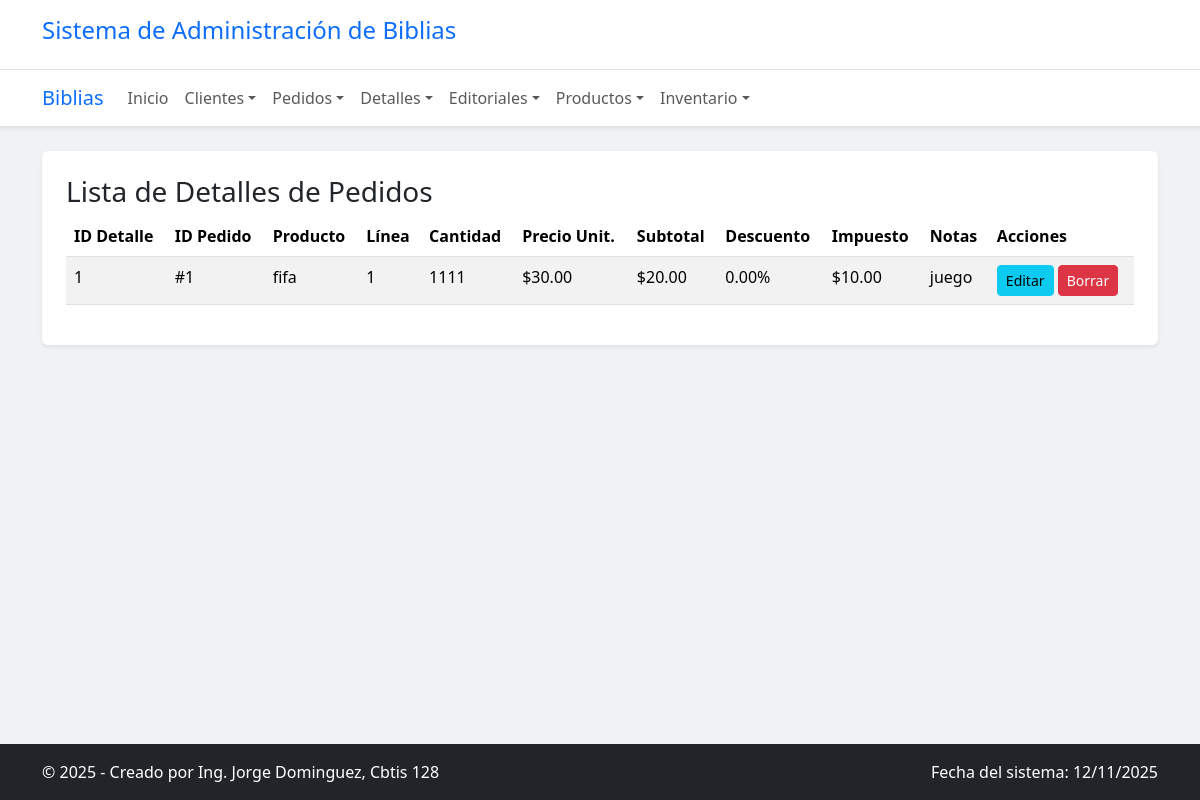
The page /detalles/ on the database its author committed.
### app_Biblia/models.py (models this page shows, shortened)
class DetallePedido(models.Model):
    cantidad = models.PositiveIntegerField(default=1)
    precio_venta_unitario = models.DecimalField(max_digits=10, decimal_places=2)
    subtotal_detalle = models.DecimalField(max_digits=10, decimal_places=2)
    porcentaje_descuento = models.DecimalField(max_digits=5, decimal_places=2, default=0)
    impuesto_detalle = models.DecimalField(max_digits=10, decimal_places=2, default=0)
    notas_item = models.CharField(max_length=255, blank=True, null=True)
    numero_linea = models.PositiveIntegerField()
    pedido = models.ForeignKey(
        Pedido,
        on_delete=models.CASCADE,
        related_name="detalles"
    )
    producto = models.ForeignKey(
        ProductosGlobal,
        on_delete=models.SET_NULL,
        null=True
    )
    class Meta:
        verbose_name_plural = "Detalles de Pedido"
        ordering = ['pedido', 'numero_linea']

class Pedido(models.Model):
    fecha_hora = models.DateTimeField(auto_now_add=True)
    total_neto = models.DecimalField(max_digits=10, decimal_places=2, default=0)
    metodo_pago = models.CharField(max_length=50)
    estado_pedido = models.CharField(max_length=50, default='Pendiente')
    impuesto_total = models.DecimalField(max_digits=10, decimal_places=2, default=0)
    costo_envio = models.DecimalField(max_digits=10, decimal_places=2, default=0)
    direccion_envio = models.CharField(max_length=255)
    cliente = models.ForeignKey(
        ClienteGlobal,
        on_delete=models.CASCADE,
        related_name="pedidos"
    )

class ProductosGlobal(models.Model):
    isbo = models.CharField(max_length=20, unique=True)
    nombre = models.CharField(max_length=255)
    idioma = models.CharField(max_length=50)
    precio_base_usd = models.DecimalField(max_digits=10, decimal_places=2)
    tipo_producto = models.CharField(max_length=100)
    editorial = models.ForeignKey(
        EditorialProveedor,
        on_delete=models.SET_NULL,
        null=True,
        blank=True,
        related_name="productos"
    )
    class Meta:
        verbose_name_plural = "Productos Globales"
        ordering = ['nombre']

### app_Biblia/views.py (the view)
# urls.py: path('detalles/', views.ver_detalles, name='ver_detalles'),
def ver_detalles(request):
    detalles = DetallePedido.objects.all().order_by('pedido', 'numero_linea')
    return render(request, 'detalle_pedido/ver_detalles.html', {'detalles': detalles})

### app_Biblia/templates/detalle_pedido/ver_detalles.html
{% extends 'base.html' %}
{% block content %}
<h3>Lista de Detalles de Pedidos</h3>
<div class="table-responsive">
  <table class="table table-striped">
    <thead>
      <tr>
        <th>ID Detalle</th>
        <th>ID Pedido</th>
        <th>Producto</th>
        <th>Línea</th>
        <th>Cantidad</th>
        <th>Precio Unit.</th>
        <th>Subtotal</th>
        <th>Descuento</th>
        <th>Impuesto</th>
        <th>Notas</th>
        <th>Acciones</th>
      </tr>
    </thead>
    <tbody>
      {% for d in detalles %}
      <tr>
        <td>{{ d.id }}</td>
        <td>#{{ d.pedido.id }}</td>
        <td>{{ d.producto.nombre|default:"N/A" }}</td>
        <td>{{ d.numero_linea }}</td>
        <td>{{ d.cantidad }}</td>
        <td>${{ d.precio_venta_unitario }}</td>
        <td>${{ d.subtotal_detalle }}</td>
        <td>{{ d.porcentaje_descuento }}%</td>
        <td>${{ d.impuesto_detalle }}</td>
        <td>{{ d.notas_item|default:"N/A" }}</td>
        <td>
          <a class="btn btn-sm btn-info" href="{% url 'actualizar_detalle_pedido' d.id %}">Editar</a>
          <a class="btn btn-sm btn-danger" href="{% url 'borrar_detalle_pedido' d.id %}">Borrar</a>
        </td>
      </tr>
      {% empty %}
      <tr><td colspan="11">No hay detalles de pedido.</td></tr>
      {% endfor %}
    </tbody>
  </table>
</div>
{% endblock %}

### app_Biblia/templates/base.html (style rules this page uses)
body { background-color: #f0f2f5; }
.btn-info { background-color: #0dcaf0; border-color: #0dcaf0; color: #000; }
.btn-danger { background-color: #dc3545; border-color: #dc3545; }

### rows shown on the page
DetallePedido: id "1", pedido.id "1", producto.nombre "fifa", numero_linea "1", cantidad "1111", precio_venta_unitario "30.00", subtotal_detalle "20.00", porcentaje_descuento "0.00", impuesto_detalle "10.00", notas_item "juego"
